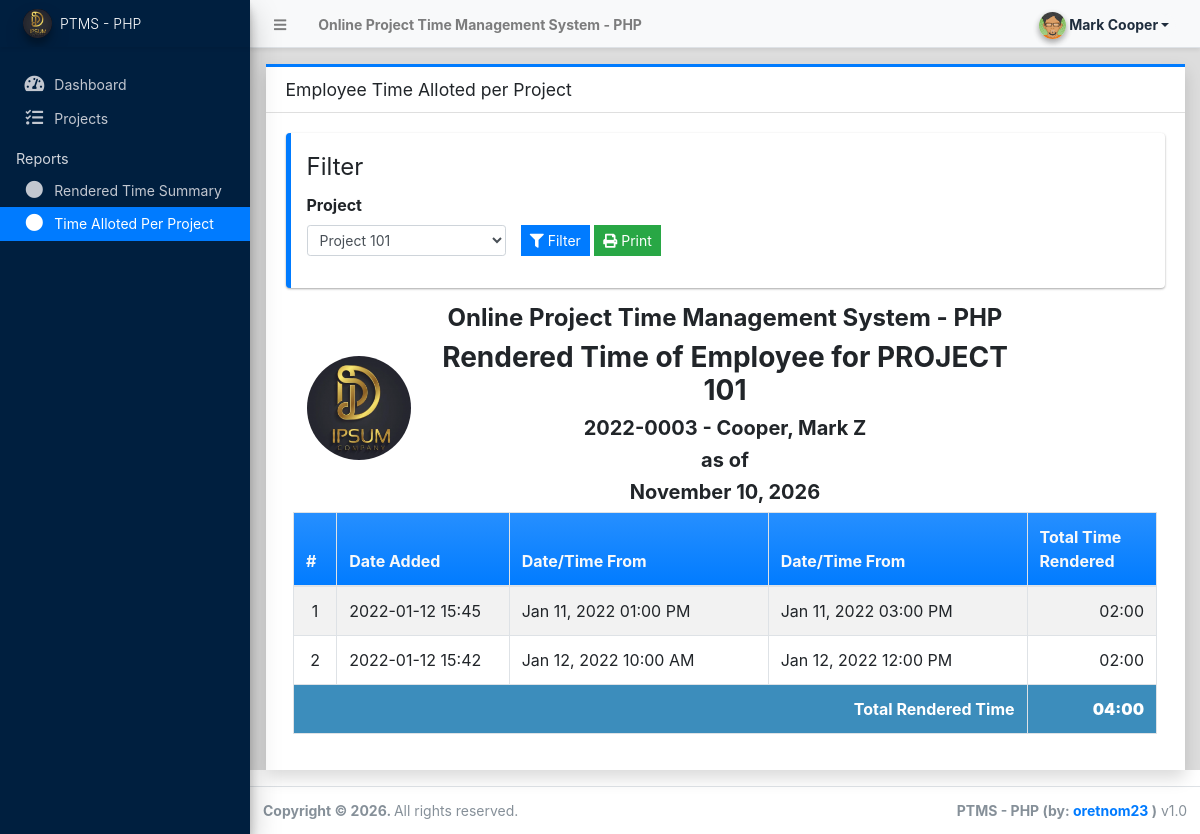
Before: /?page=reports/date_wise (signed in) with the older database file.
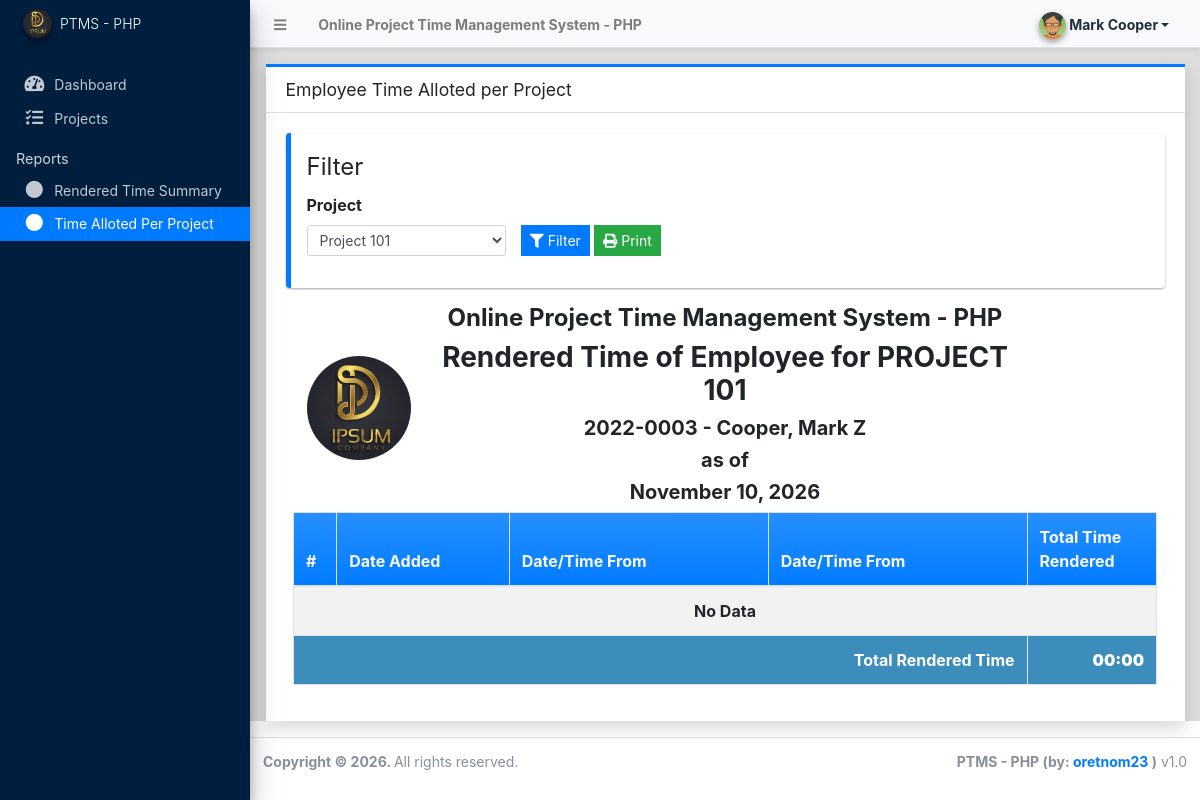
After: the same page with the newer database file.
### tables this page shows
CREATE TABLE IF NOT EXISTS `project_list` (
  `id` int(30) NOT NULL AUTO_INCREMENT,
  `name` text NOT NULL,
  `description` text NOT NULL,
  `status` tinyint(1) NOT NULL DEFAULT 0 COMMENT '0= New, 1= In-Progress, 2= Closed',
  `delete_flag` tinyint(1) NOT NULL DEFAULT 0,
  `date_created` datetime NOT NULL DEFAULT current_timestamp(),
  `date_updated` datetime DEFAULT NULL ON UPDATE current_timestamp(),
  PRIMARY KEY (`id`)
);

CREATE TABLE IF NOT EXISTS `report_list` (
  `id` int(30) NOT NULL AUTO_INCREMENT,
  `project_id` int(30) NOT NULL,
  `employee_id` int(30) NOT NULL,
  `work_type_id` int(30) NOT NULL,
  `description` text NOT NULL,
  `datetime_from` datetime NOT NULL,
  `datetime_to` datetime NOT NULL,
  `duration` float NOT NULL DEFAULT 0,
  `date_created` datetime NOT NULL DEFAULT current_timestamp(),
  `date_updated` datetime DEFAULT NULL ON UPDATE current_timestamp(),
  PRIMARY KEY (`id`),
  KEY `project_id` (`project_id`),
  KEY `employee_id` (`employee_id`),
  KEY `work_type_id` (`work_type_id`)
);

### config.php (called while the page is built, shortened)
<?php
require_once('classes/DBConnection.php');
require_once('classes/SystemSettings.php');
function validate_image($file){
	if(!empty($file)){
        $ex = explode('?',$file);
        $file = $ex[0];
        $param =  isset($ex[1]) ? '?'.$ex[1]  : '';
		if(is_file(base_app.$file)){
			return base_url.$file.$param;
		}else{
			return base_url.'dist/img/no-image-available.png';
		}
	}else{
		return base_url.'dist/img/no-image-available.png';
	}
}
function isMobileDevice(){
    $aMobileUA = array(
        '/iphone/i' => 'iPhone',
        '/ipod/i' => 'iPod',
        '/ipad/i' => 'iPad',
        '/android/i' => 'Android',
        '/blackberry/i' => 'BlackBerry',
        '/webos/i' => 'Mobile'
    );
    return false;
}
?>

### classes/DBConnection.php (called while the page is built, shortened)
<?php
class DBConnection{
    private $host = DB_SERVER;
    private $username = DB_USERNAME;
    private $password = DB_PASSWORD;
    private $database = DB_NAME;
    public $conn;
    public function __construct(){
        if (!isset($this->conn)) {
            $this->port = defined('DB_PORT') ? (int)DB_PORT : 3306;
            $this->conn = mysqli_init();
            if ($this->conn) {
                $this->conn->options(MYSQLI_OPT_CONNECT_TIMEOUT, 10);
                $flags = 0;
                $connected = @$this->conn->real_connect($this->host, $this->username, $this->password, $this->database, $this->port, NULL, $flags);
            } else {
                $connected = false;
            }
        }
    }
}
?>

### classes/SystemSettings.php (called while the page is built, shortened)
<?php
class SystemSettings extends DBConnection{
	function userdata($field = ''){
		if(!empty($field)){
			if(isset($_SESSION['userdata'][$field]))
				return $_SESSION['userdata'][$field];
			else
				return null;
		}else{
			return false;
		}
	}
	function info($field=''){
		if(!empty($field)){
			if(isset($_SESSION['system_info'][$field]))
				return $_SESSION['system_info'][$field];
			else
				return false;
		}else{
			return false;
		}
	}
}
$_settings = new SystemSettings();
?>

### reports/date_wise.php (the view, shortened to what this page needs)
<?php
$proj = "N/A";
$eid = $_settings->userdata('id');
$emp = $_settings->userdata('code')." - ".$_settings->userdata('fullname');
function duration($dur = 0){
    if($dur == 0){
        return "00:00";
    }
    $hours = floor($dur / (60 * 60));
    $min = floor($dur / (60)) - ($hours*60);
    $dur = sprintf("%'.02d",$hours).":".sprintf("%'.02d",$min);
    return $dur;
}
?>
<div class="card card-outline card-primary rounded-0 shadow">
	<div class="card-header">
		<h3 class="card-title">Employee Time Alloted per Project</h3>
	</div>
	<div class="card-body">
		<div class="callout border-primary">
			<fieldset>
				<legend>Filter</legend>
					<form action="" id="filter">
						<div class="row align-items-end">
                            <div class="form-group col-md-3">
								<label for="" class="control-label">Project</label>
                                <select name="pid" id="pid" class="form-control form-control-sm select2">
                                    <?php
                                    $project = $conn->query("SELECT * FROM `project_list` order by name asc");
                                    while($row= $project->fetch_assoc()):
										if(!isset($pid)){
                                            $pid = $row['id'];
                                        }
                                        if($pid == $row['id'])
                                            $proj = strtoupper($row['name']);
                                    ?>
                                    <option value="<?= $row['id'] ?>" <?= isset($pid) && $pid == $row['id'] ? "selected" : "" ?>><?= $row['name'] ?></option>
                                    <?php endwhile; ?>
                                </select>
							</div>
							<div class="form-group col-md-4">
                                <button class="btn btn-primary btn-flat btn-sm"><i class="fa fa-filter"></i> Filter</button>
			                    <button class="btn btn-sm btn-flat btn-success" type="button" id="print"><i class="fa fa-print"></i> Print</button>
							</div>
						</div>
					</form>
			</fieldset>
		</div>
		<div id="outprint">
        <div class="container-fluid">
			<div class="row">
				<div class="col-2 d-flex justify-content-center align-items-center">
					<img src="<?= validate_image($_settings->info('logo')) ?>" class="img-circle" id="sys_logo" alt="System Logo">
				</div>
				<div class="col-8">
					<h4 class="text-center"><b><?= $_settings->info('name') ?></b></h4>
					<h3 class="text-center"><b>Rendered Time of Employee for <?= $proj ?></b></h3>
					<h5 class="text-center"><b><?= $emp ?></b></h5>
					<h5 class="text-center"><b>as of</b></h5>
					<h5 class="text-center"><b><?= date("F d, Y") ?></b></h5>
				</div>
				<div class="col-2"></div>
			</div>
			<table class="table table-bordered table-hover table-striped">
				<colgroup>
					<col width="5%">
					<col width="20%">
					<col width="30%">
					<col width="30%">
					<col width="15%">
				</colgroup>
				<thead>
					<tr class="bg-gradient-primary text-light">
						<th>#</th>
						<th>Date Added</th>
						<th>Date/Time From</th>
						<th>Date/Time From</th>
						<th>Total Time Rendered</th>
					</tr>
				</thead>
				<tbody>
					<?php
						$i = 1;
						$total_dur = 0;
						$qry = $conn->query("SELECT * from `report_list` where employee_id = '{$eid}' and project_id = '{$pid}' order by unix_timestamp(datetime_from) asc, unix_timestamp(datetime_to) asc ");
						while($row = $qry->fetch_assoc()):
							$total_dur += $row['duration'];
					?>
						<tr>
							<td class="text-center"><?php echo $i++; ?></td>
							<td class=""><?php echo date("Y-m-d H:i",strtotime($row['date_created'])) ?></td>
							<td class=""><?= date("M d, Y h:i A",strtotime($row['datetime_from'])) ?></td>
							<td class=""><?= date("M d, Y h:i A",strtotime($row['datetime_to'])) ?></td>
							<td class=""><p class="m-0 truncate-1 text-right"><?php echo duration($row['duration']) ?></p></td>
						</tr>
					<?php endwhile; ?>
                    <?php if($qry->num_rows <= 0): ?>
                        <tr>
                            <th colspan="5"><center>No Data</center></th>
                        </tr>
                    <?php endif; ?>
				</tbody>
				<tfoot>
					<tr class="bg-lightblue text-light bg-opacity-50">
						<th colspan="4" class="text-right"> Total Rendered Time</th>
						<th class="text-right"><b><?= duration($total_dur) ?></b></th>
					</tr>
				</tfoot>
			</table>
		</div>
		</div>
	</div>
</div>

### index.php (shortened to what this page needs)
<?php require_once('./config.php'); ?>
 <!DOCTYPE html>
<html lang="en" class="" style="height: auto;">
<?php require_once('inc/header.php') ?>
  <body class="sidebar-mini layout-fixed control-sidebar-slide-open layout-navbar-fixed sidebar-mini-md sidebar-mini-xs" data-new-gr-c-s-check-loaded="14.991.0" data-gr-ext-installed="" style="height: auto;">
    <div class="wrapper">
     <?php require_once('inc/topBarNav.php') ?>
     <?php require_once('inc/navigation.php') ?>
     <?php $page = isset($_GET['page']) ? $_GET['page'] : 'home';  ?>
      <div class="content-wrapper pt-3" style="min-height: 567.854px;">
        <section class="content ">
          <div class="container-fluid">
            <?php
              if(!file_exists($page.".php") && !is_dir($page)){
                  include '404.html';
              }else{
                if(is_dir($page))
                  include $page.'/index.php';
                else
                  include $page.'.php';
              }
            ?>
          </div>
        </section>
      </div>
      <?php require_once('inc/footer.php') ?>
  </body>
</html>

### inc/header.php (shortened to what this page needs)
<head>
    <link rel="stylesheet" href="<?php echo base_url ?>plugins/fontawesome-free/css/all.min.css">
    <link rel="stylesheet" href="<?php echo base_url ?>plugins/tempusdominus-bootstrap-4/css/tempusdominus-bootstrap-4.min.css">
  <link rel="stylesheet" href="<?php echo base_url ?>plugins/datatables-bs4/css/dataTables.bootstrap4.min.css">
  <link rel="stylesheet" href="<?php echo base_url ?>plugins/datatables-responsive/css/responsive.bootstrap4.min.css">
  <link rel="stylesheet" href="<?php echo base_url ?>plugins/datatables-buttons/css/buttons.bootstrap4.min.css">
  <link rel="stylesheet" href="<?php echo base_url ?>plugins/select2/css/select2.min.css">
  <link rel="stylesheet" href="<?php echo base_url ?>plugins/select2-bootstrap4-theme/select2-bootstrap4.min.css">
    <link rel="stylesheet" href="<?php echo base_url ?>plugins/icheck-bootstrap/icheck-bootstrap.min.css">
    <link rel="stylesheet" href="<?php echo base_url ?>plugins/jqvmap/jqvmap.min.css">
    <link rel="stylesheet" href="<?php echo base_url ?>plugins/fullcalendar/main.css">
    <link rel="stylesheet" href="<?php echo base_url ?>dist/css/adminlte.css">
    <link rel="stylesheet" href="<?php echo base_url ?>dist/css/custom.css">
    <link rel="stylesheet" href="<?php echo base_url ?>plugins/overlayScrollbars/css/OverlayScrollbars.min.css">
    <link rel="stylesheet" href="<?php echo base_url ?>plugins/daterangepicker/daterangepicker.css">
    <link rel="stylesheet" href="<?php echo base_url ?>plugins/summernote/summernote-bs4.min.css">
  <link rel="stylesheet" href="<?php echo base_url ?>plugins/sweetalert2-theme-bootstrap-4/bootstrap-4.min.css">
  </head>

### inc/topBarNav.php (shortened to what this page needs)
<nav class="main-header navbar navbar-expand navbar-light border-top-0  border-left-0 border-right-0 text-sm shadow-sm">
  <ul class="navbar-nav">
    <li class="nav-item">
    <a class="nav-link" data-widget="pushmenu" href="#" role="button"><i class="fas fa-bars"></i></a>
    </li>
    <li class="nav-item d-none d-sm-inline-block">
      <a href="<?php echo base_url ?>" class="nav-link"><b><?php echo (!isMobileDevice()) ? $_settings->info('name'):$_settings->info('short_name'); ?></b></a>
    </li>
  </ul>
  <ul class="navbar-nav ml-auto">
    <li class="nav-item">
      <div class="btn-group nav-link">
            <button type="button" class="btn btn-rounded badge badge-light dropdown-toggle dropdown-icon" data-toggle="dropdown">
              <span><img src="<?php echo validate_image($_settings->userdata('avatar')) ?>" class="img-circle elevation-2 user-img" alt="User Image"></span>
              <span class="ml-3"><?php echo ucwords($_settings->userdata('firstname').' '.$_settings->userdata('lastname')) ?></span>
            </button>
        </div>
    </li>
  </ul>
</nav>

### inc/navigation.php (shortened to what this page needs)
<aside class="main-sidebar sidebar-dark-primary elevation-4 sidebar-no-expand bg-navy">
  <a href="<?php echo base_url ?>admin" class="brand-link bg-transparent text-sm border-0 shadow-sm">
  <img src="<?php echo validate_image($_settings->info('logo'))?>" alt="Store Logo" class="brand-image img-circle elevation-3 bg-black" style="width: 1.8rem;height: 1.8rem;max-height: unset;object-fit:scale-down;object-position:center center">
  <span class="brand-text font-weight-light"><?php echo $_settings->info('short_name') ?></span>
  </a>
  <div class="sidebar os-host os-theme-light os-host-overflow os-host-overflow-y os-host-resize-disabled os-host-transition os-host-scrollbar-horizontal-hidden">
    <div class="os-content-glue" style="margin: 0px -8px; width: 249px; height: 646px;"></div>
    <div class="os-padding">
      <div class="os-viewport os-viewport-native-scrollbars-invisible" style="overflow-y: scroll;">
        <div class="os-content" style="padding: 0px 8px; height: 100%; width: 100%;">
          <nav class="mt-4">
             <ul class="nav nav-pills nav-sidebar flex-column text-sm nav-compact nav-flat nav-child-indent nav-collapse-hide-child" data-widget="treeview" role="menu" data-accordion="false">
              <li class="nav-item dropdown">
                <a href="./" class="nav-link nav-home">
                  <i class="nav-icon fas fa-tachometer-alt"></i>
                  <p>
                    Dashboard
                  </p>
                </a>
              </li>
              <li class="nav-item dropdown">
                <a href="<?php echo base_url ?>?page=projects" class="nav-link nav-projects">
                  <i class="nav-icon fas fa-tasks"></i>
                  <p>
                    Projects
                  </p>
                </a>
              </li>
              <li class="nav-header">Reports</li>
                <li class="nav-item dropdown">
                  <a href="<?php echo base_url ?>?page=reports/by_employee" class="nav-link nav-reports_by_employee">
                    <i class="nav-icon fas fa-circle"></i>
                    <p>
                      Rendered Time Summary
                    </p>
                  </a>
                </li>
                <li class="nav-item dropdown">
                  <a href="<?php echo base_url ?>?page=reports/date_wise" class="nav-link nav-reports_date_wise">
                    <i class="nav-icon fas fa-circle"></i>
                    <p>
                      Time Alloted Per Project
                    </p>
                  </a>
                </li>
            </ul>
          </nav>
        </div>
      </div>
    </div>
  </div>
</aside>

### inc/footer.php (shortened to what this page needs)
<footer class="main-footer text-sm">
        <strong>Copyright © <?php echo date('Y') ?>.
        </strong>
        All rights reserved.
        <div class="float-right d-none d-sm-inline-block">
          <b><?php echo $_settings->info('short_name') ?> (by: <a href="https://1sourcecodr.blogspot.com/" target="blank">oretnom23</a> )</b> v1.0
        </div>
      </footer>
    </div>

### inc/topBarNav.php (style rules this page uses)
.user-img { position: absolute; height: 27px; width: 27px; object-fit: cover; left: -7%; top: -12%; }
.btn-rounded { border-radius: 50px; }

### reports/date_wise.php (style rules this page uses)
#sys_logo { object-fit:cover; object-position:center center; width: 6.5em; height: 6.5em; }

Changed rows visible on the page:
removed report_list: date_created "2022-01-12 15:45", datetime_from "Jan 11, 2022 01:00 PM", datetime_to "Jan 11, 2022 03:00 PM", duration "02:00"
removed report_list: date_created "2022-01-12 15:42", datetime_from "Jan 12, 2022 10:00 AM", datetime_to "Jan 12, 2022 12:00 PM", duration "02:00"
Other visible differences:
duration($total_dur): "04:00" → "00:00"
text now shown: "No Data"
